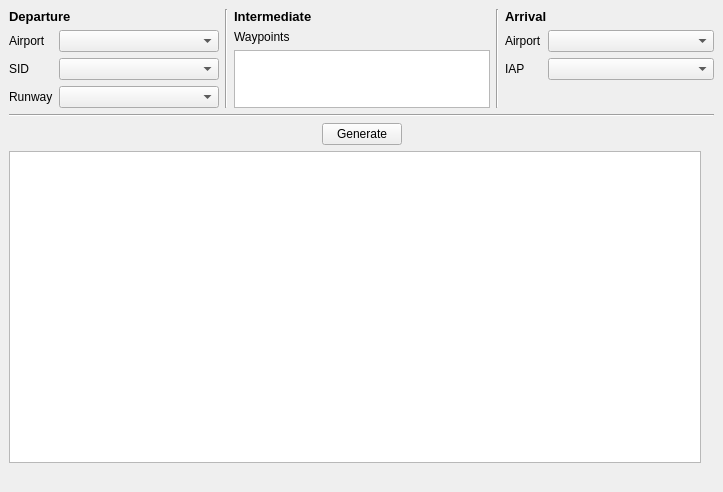
<?xml version="1.0" encoding="UTF-8"?>
<ui version="4.0">
 <class>MainWindow</class>
 <widget class="QMainWindow" name="MainWindow">
  <property name="geometry">
   <rect>
    <x>0</x>
    <y>0</y>
    <width>723</width>
    <height>492</height>
   </rect>
  </property>
  <property name="windowTitle">
   <string>FlightPlanGUI</string>
  </property>
  <property name="windowOpacity">
   <double>1.000000000000000</double>
  </property>
  <widget class="QWidget" name="centralwidget">
   <layout class="QVBoxLayout" name="verticalLayout_4">
    <item>
     <layout class="QHBoxLayout" name="stagesFormsHorizontalLayout">
      <property name="sizeConstraint">
       <enum>QLayout::SetMinimumSize</enum>
      </property>
      <item>
       <layout class="QVBoxLayout" name="departureVerticalLayout">
        <item>
         <widget class="QLabel" name="departureFormLabel">
          <property name="sizePolicy">
           <sizepolicy hsizetype="Preferred" vsizetype="Fixed">
            <horstretch>0</horstretch>
            <verstretch>0</verstretch>
           </sizepolicy>
          </property>
          <property name="text">
           <string>&lt;html&gt;&lt;head/&gt;&lt;body&gt;&lt;p&gt;&lt;span style=&quot; font-size:10pt; font-weight:600;&quot;&gt;Departure&lt;/span&gt;&lt;/p&gt;&lt;/body&gt;&lt;/html&gt;</string>
          </property>
         </widget>
        </item>
        <item>
         <layout class="QFormLayout" name="departureForm">
          <item row="0" column="1">
           <widget class="QComboBox" name="dep_airport"/>
          </item>
          <item row="1" column="0">
           <widget class="QLabel" name="dp_runway_label">
            <property name="text">
             <string>SID</string>
            </property>
           </widget>
          </item>
          <item row="1" column="1">
           <widget class="QComboBox" name="SID"/>
          </item>
          <item row="2" column="0">
           <widget class="QLabel" name="dp_sid_label">
            <property name="text">
             <string>Runway</string>
            </property>
           </widget>
          </item>
          <item row="2" column="1">
           <widget class="QComboBox" name="runway"/>
          </item>
          <item row="0" column="0">
           <widget class="QLabel" name="dp_airport_label">
            <property name="text">
             <string>Airport</string>
            </property>
           </widget>
          </item>
         </layout>
        </item>
       </layout>
      </item>
      <item>
       <widget class="Line" name="line">
        <property name="orientation">
         <enum>Qt::Vertical</enum>
        </property>
       </widget>
      </item>
      <item>
       <layout class="QVBoxLayout" name="intermediateVerticalLayout">
        <property name="sizeConstraint">
         <enum>QLayout::SetMinimumSize</enum>
        </property>
        <item>
         <widget class="QLabel" name="intermediateFormLabel">
          <property name="sizePolicy">
           <sizepolicy hsizetype="Preferred" vsizetype="Fixed">
            <horstretch>0</horstretch>
            <verstretch>0</verstretch>
           </sizepolicy>
          </property>
          <property name="text">
           <string>&lt;html&gt;&lt;head/&gt;&lt;body&gt;&lt;p&gt;&lt;span style=&quot; font-size:10pt; font-weight:600;&quot;&gt;Intermediate&lt;/span&gt;&lt;/p&gt;&lt;/body&gt;&lt;/html&gt;</string>
          </property>
         </widget>
        </item>
        <item>
         <widget class="QLabel" name="in_waypoints_label">
          <property name="sizePolicy">
           <sizepolicy hsizetype="Preferred" vsizetype="Fixed">
            <horstretch>0</horstretch>
            <verstretch>0</verstretch>
           </sizepolicy>
          </property>
          <property name="text">
           <string>Waypoints</string>
          </property>
         </widget>
        </item>
        <item>
         <widget class="QPlainTextEdit" name="inter_waypoints">
          <property name="enabled">
           <bool>true</bool>
          </property>
          <property name="sizePolicy">
           <sizepolicy hsizetype="Preferred" vsizetype="Ignored">
            <horstretch>0</horstretch>
            <verstretch>0</verstretch>
           </sizepolicy>
          </property>
          <property name="frameShape">
           <enum>QFrame::StyledPanel</enum>
          </property>
          <property name="frameShadow">
           <enum>QFrame::Sunken</enum>
          </property>
         </widget>
        </item>
       </layout>
      </item>
      <item>
       <widget class="Line" name="line_2">
        <property name="orientation">
         <enum>Qt::Vertical</enum>
        </property>
       </widget>
      </item>
      <item>
       <layout class="QVBoxLayout" name="arrivalVerticalLayout">
        <item>
         <widget class="QLabel" name="arrivalFormLabel">
          <property name="sizePolicy">
           <sizepolicy hsizetype="Preferred" vsizetype="Fixed">
            <horstretch>0</horstretch>
            <verstretch>0</verstretch>
           </sizepolicy>
          </property>
          <property name="text">
           <string>&lt;html&gt;&lt;head/&gt;&lt;body&gt;&lt;p&gt;&lt;span style=&quot; font-size:10pt; font-weight:600;&quot;&gt;Arrival&lt;/span&gt;&lt;/p&gt;&lt;/body&gt;&lt;/html&gt;</string>
          </property>
         </widget>
        </item>
        <item>
         <layout class="QFormLayout" name="arrivalForm">
          <item row="0" column="0">
           <widget class="QLabel" name="ar_airport_label">
            <property name="text">
             <string>Airport</string>
            </property>
           </widget>
          </item>
          <item row="0" column="1">
           <widget class="QComboBox" name="arr_airport"/>
          </item>
          <item row="1" column="0">
           <widget class="QLabel" name="ar_iap_label">
            <property name="text">
             <string>IAP</string>
            </property>
           </widget>
          </item>
          <item row="1" column="1">
           <widget class="QComboBox" name="IAP"/>
          </item>
         </layout>
        </item>
       </layout>
      </item>
     </layout>
    </item>
    <item>
     <widget class="Line" name="line_3">
      <property name="orientation">
       <enum>Qt::Horizontal</enum>
      </property>
     </widget>
    </item>
    <item>
     <layout class="QHBoxLayout" name="generateHorizontalLayout">
      <item>
       <spacer name="horizontalSpacer">
        <property name="orientation">
         <enum>Qt::Horizontal</enum>
        </property>
        <property name="sizeHint" stdset="0">
         <size>
          <width>40</width>
          <height>20</height>
         </size>
        </property>
       </spacer>
      </item>
      <item>
       <widget class="QPushButton" name="submit">
        <property name="text">
         <string>Generate</string>
        </property>
       </widget>
      </item>
      <item>
       <spacer name="horizontalSpacer_2">
        <property name="orientation">
         <enum>Qt::Horizontal</enum>
        </property>
        <property name="sizeHint" stdset="0">
         <size>
          <width>40</width>
          <height>20</height>
         </size>
        </property>
       </spacer>
      </item>
     </layout>
    </item>
    <item>
     <layout class="QHBoxLayout" name="tableGraphHorizontalLayout">
      <item>
       <layout class="QVBoxLayout" name="tableVerticalLayout">
        <item>
         <widget class="QTableWidget" name="tabla_waypoints">
          <property name="sizePolicy">
           <sizepolicy hsizetype="Expanding" vsizetype="Expanding">
            <horstretch>0</horstretch>
            <verstretch>0</verstretch>
           </sizepolicy>
          </property>
         </widget>
        </item>
       </layout>
      </item>
      <item>
       <layout class="QVBoxLayout" name="graphVerticalLayout">
        <item>
         <widget class="QLabel" name="ruta_waypoints">
          <property name="text">
           <string/>
          </property>
         </widget>
        </item>
       </layout>
      </item>
     </layout>
    </item>
    <item>
     <widget class="QLabel" name="path">
      <property name="text">
       <string/>
      </property>
      <property name="alignment">
       <set>Qt::AlignCenter</set>
      </property>
     </widget>
    </item>
   </layout>
  </widget>
 </widget>
 <tabstops>
  <tabstop>dep_airport</tabstop>
  <tabstop>SID</tabstop>
  <tabstop>runway</tabstop>
 </tabstops>
 <resources/>
 <connections/>
</ui>
